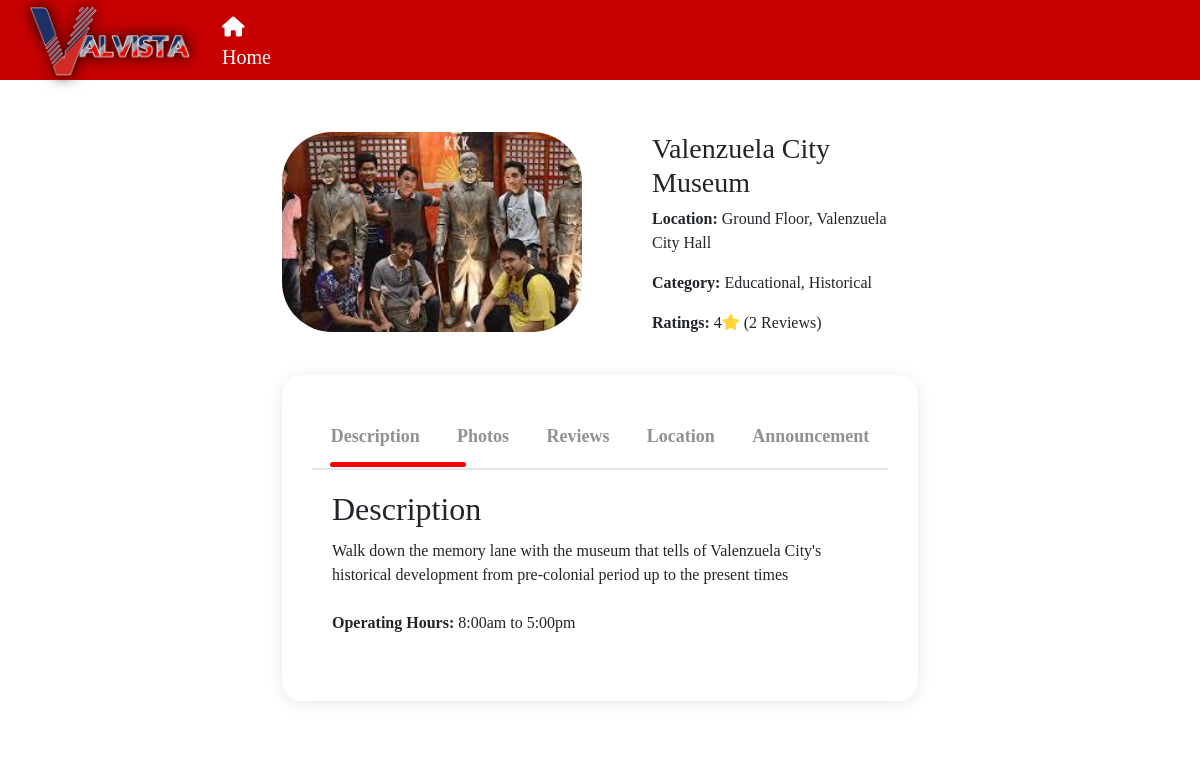
Screenshot of /viewplace/8/ with the database file from the repository.
### website/models.py (models this page shows, shortened)
class Place(models.Model):
        COST_CHOICES = [
        ('0','0'),
        ('1-200','1-200'),
        ('201-500','201-500'),
        ('501+','501+'),
        ]
        name = models.CharField (max_length=100)
        location = models.CharField (max_length=100)
        description = models.CharField (max_length=1000)
        categories = models.ManyToManyField('Category', related_name='places')
        time = models.CharField (max_length=20)
        timeclose = models.CharField (max_length=20)
        cost = models.CharField(max_length=100, blank=True,null=True,choices= COST_CHOICES)
        photo = models.ManyToManyField(PlaceMedia,related_name='places',blank=True)
        thumbnail = models.ImageField(upload_to="media")
        archived = models.BooleanField(default=False)
        map = models.CharField(max_length=2000,blank=True,null=True)
        promos = models.ImageField(upload_to="media",blank=True,null=True)
        announcement = models.TextField(max_length=5000, blank=True,null=True)

class Category(models.Model):
    name = models.CharField(max_length=100, unique=True)

### website/views.py (the view)
# urls.py: path('viewplace/<str:pk>/', views.viewplace, name="viewplace"),
def viewplace(request,pk):
    excluded_groups = ['Business', 'Admin']
    if any(request.user.groups.filter(name=group).exists() for group in excluded_groups):
        return redirect('login')
    else:
        place = get_object_or_404(Place.objects.annotate(
            avg_rating=Avg('ratings__score'), rating_count=Count('ratings')), pk=pk)
        ratings = place.ratings.all()
        context = {
            'place': place,
            'ratings': ratings,
            'avg_rating': place.avg_rating,
            'rating_count': place.rating_count
            }
        return render(request, 'viewplace.html',context)

### website/templates/viewplace.html (shortened to what this page needs)
<!DOCTYPE html>
<html lang="en">
<head>
    <link rel="stylesheet" href="https://cdnjs.cloudflare.com/ajax/libs/font-awesome/6.5.1/css/all.min.css">
    <link rel="stylesheet" href="https://cdnjs.cloudflare.com/ajax/libs/font-awesome/4.7.0/css/font-awesome.min.css">
    <link href="https://cdn.jsdelivr.net/npm/bootstrap@5.0.2/dist/css/bootstrap.min.css" rel="stylesheet"
>
    {% load static %}
	<link rel="stylesheet" href="{% static 'viewmoros.css' %}">
</head>
<nav>
    <div class="logo">
        <a href="{%url 'home' %}"><img class="logo"src ="\media\media\valvista logo.png" alt="logo"></a>
    </div>
    <ul class="nav-links">
        <li><a href="{%url 'home' %}"><i class="fa-solid fa-house"></i> Home</a></li>
    </ul>
        <ul class="nav-links ul-user">
        {% if user.is_authenticated%}
        <li class="no-hover"><a style="color: white;"><i class="fa-solid fa-user"></i> Welcome, <strong> {{request.user}}!</strong></a></li>
        <li><a href="{%url 'logout' %}"><i class="fa-solid fa-right-to-bracket"></i> Logout</a></li>
        {%else%}
        <li><a style="margin-left: 400px;" href="{%url 'login' %}"> Login</a></li>
        {%endif%}
    </ul>
</nav>
	<body>
        <br><br><br><br><br><br><br><br>
<div class="img-container">
    <div class="text">
        <div class="main"><img style= "height: 200px;width: 300px;object-fit: cover;" src="{{place.thumbnail.url}}" alt="Pio Valenzuela"></div>
        <h3 class="h3">{{place.name}}</h3>
        <p><strong>Location:</strong> {{place.location}}</p>
        <p><strong>Category:</strong>
            {% for category in place.categories.all %}
                {{ category.name }}{% if not forloop.last %}, {% endif %}
            {% endfor %}
        </p>
              <p><strong>Ratings:</strong>  {% if avg_rating %}
                {{ avg_rating|floatformat:0 }}<i class="fa-solid fa-star" style="color: #FFD43B;"></i> ({{ rating_count }} Reviews)
            {% else %}
                (No ratings yet)
            {% endif %}
        </p>
    </div>
    <div class="container">
        <div class="tab-box">
            <button class="tab-btn active">Description</button>
            <button class="tab-btn">Photos</button>
            <button class="tab-btn">Reviews</button>
            <button class="tab-btn">Location</button>
            <button class="tab-btn">Announcement</button>
            <div class="line"></div>
        </div>
        <div class="content-box">
            <div class="content active">
                <h2>Description</h2>
                <p>
                    {{ place.description }}
                    <br><br>
                    <strong>Operating Hours:</strong> {{ place.time }} to {{ place.timeclose }}
                </p>
            </div>
        </div>
    </div>
</body>
</html>

### website/static/viewmoros.css (style rules this page uses)
body { background-image: url(https://i.ytimg.com/vi/v0W1pdibRQM/maxresdefault.jpg); background-repeat: no-repeat; background-position: center; background-attachment: fixed; background-size: cover; display: flex; justify-content: center; align-items: flex-start; height: 100vh; position: relative; font-family:'Franklin Gothic'; }
.img-container { max-width: 700px; margin-top: 100px; padding: 32px; background: #fff; border-radius: 20px; z-index: 1000; height: 87h; }
.main { max-width: 350px; float: left; padding-right: 20px; margin-right: 50px; }
.container { background-color: white; padding: 30px; box-shadow: 0 2px 16px rgba(0, 0, 0, .1); border-radius: 20px; margin-top: 40px; max-height: 500px; }
.tab-box { width: 100%; display: flex; justify-content: space-around; align-items: center; border-bottom: 2px solid rgba(229, 229, 229); position: relative; }
.tab-box .tab-btn { font-size: 18px; font-weight: 600; color: #919191; background: none; border: none; padding: 18px; cursor: pointer; }
.content-box { padding: 20px; }
.content-box .content { display: none; animation: moving .5s ease; }
.content-box .content.active { display: block; }
.content-box .content h2 { margin-bottom: 10px; }
.line { position: absolute; top: 57px; left: 18px; width: 136px; height: 5px; background-color: red; border-radius: 10px; transition: all .3s ease-in-out; }
nav { padding: 20px 30px; display: flex; align-items: center; background: #c80000; position: fixed; width: 100%; height: 80px; top: 0; left: 0; z-index: 1100; }
.logo { margin-top: 1px; height: 70px; width: 160px; filter: drop-shadow(0 0 7px rgba(0, 0, 0, 0.5)); }
nav ul { display: flex; margin-top: 20px; margin-right: 30px; gap: 20px; z-index: 1; }
.ul-user { margin-left: 700px; }
nav ul li { list-style-type: none; }
nav ul li a { text-decoration: none; color: #fff; font-size: 20px; transition: color 0.3s ease; display: inline-block; }
.main img { border-radius: 50px; }

### rows the page displays
Place: thumbnail (picture), name "Valenzuela City Museum", location "Ground Floor, Valenzuela City Hall", description "Walk down the memory lane with the museum that tells of Valenzuela City's historical development from pre-colonial period up to the present times", time "8:00am", timeclose "5:00pm"
Category: name "Educational"
Category: name "Historical"

### other values shown
{{ avg_rating|floatformat:0 }} "4"
{{ rating_count }} "2"
